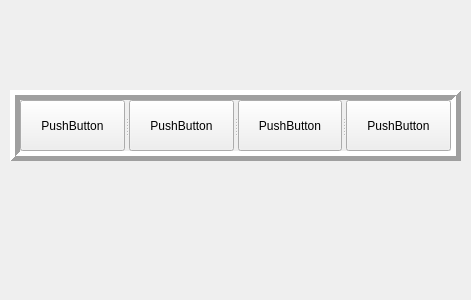
<?xml version="1.0" encoding="UTF-8"?>
<ui version="4.0">
 <class>MyWidget</class>
 <widget class="QWidget" name="MyWidget">
  <property name="geometry">
   <rect>
    <x>0</x>
    <y>0</y>
    <width>471</width>
    <height>300</height>
   </rect>
  </property>
  <property name="windowTitle">
   <string>MyWidget</string>
  </property>
  <widget class="QSplitter" name="splitter">
   <property name="geometry">
    <rect>
     <x>10</x>
     <y>90</y>
     <width>451</width>
     <height>71</height>
    </rect>
   </property>
   <property name="frameShape">
    <enum>QFrame::Box</enum>
   </property>
   <property name="frameShadow">
    <enum>QFrame::Raised</enum>
   </property>
   <property name="lineWidth">
    <number>5</number>
   </property>
   <property name="orientation">
    <enum>Qt::Horizontal</enum>
   </property>
   <widget class="QPushButton" name="pushButton_3">
    <property name="text">
     <string>PushButton</string>
    </property>
   </widget>
   <widget class="QPushButton" name="pushButton">
    <property name="text">
     <string>PushButton</string>
    </property>
   </widget>
   <widget class="QPushButton" name="pushButton_2">
    <property name="text">
     <string>PushButton</string>
    </property>
   </widget>
   <widget class="QPushButton" name="pushButton_4">
    <property name="text">
     <string>PushButton</string>
    </property>
   </widget>
  </widget>
 </widget>
 <layoutdefault spacing="6" margin="11"/>
 <resources/>
 <connections/>
</ui>
